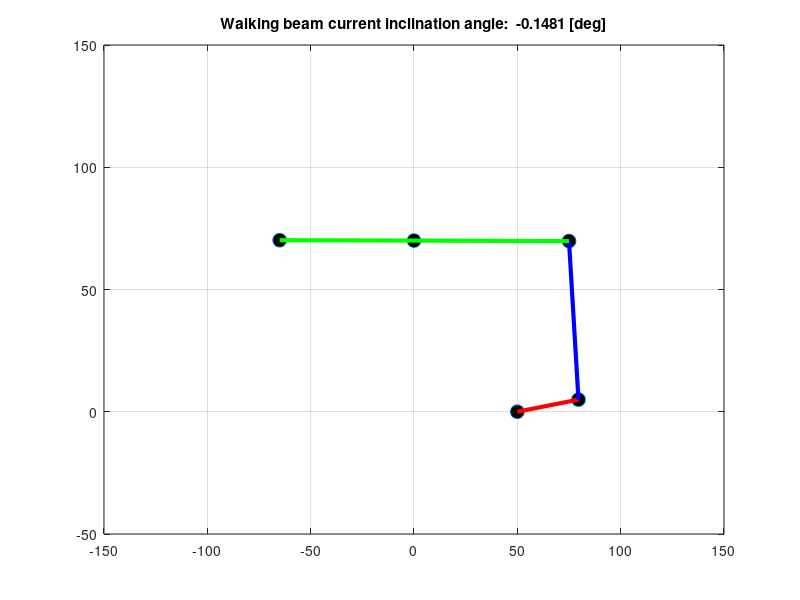

This chart was generated by the following MATLAB code:
%%%%%%%%%%%%%%%%%%%%%%%%%%%%%%%%%%%%%%%%%%%%%%%%%%%%%%%
%          Oil pumpjack mechanism simulation          %
%                                                     %
% This simulation allows to test different dimensions %
% for the pumpjack mechanism.                         %
%                                                     %
%%%%%%%%%%%%%%%%%%%%%%%%%%%%%%%%%%%%%%%%%%%%%%%%%%%%%%%

clear all; close all;

savegif = 0; % Change to 1 to save the animation as gif

if savegif
	delete 'anim.gif' % Delete animation if already exist
end

% Model dimensions (mm)
a = 70; % Height of the foot (samson post), from the crank shaft to the walking beam's center bearing.
b = 50; % Separation between the samson post and the crank shaft.
r1 = 65; % Distance from the walking beam's center bearing to the horse head mount point.
r2 = 75; % Distance from the center bearing to the equalizer bearing.
r3 = 30; % Crank length.
d = 65; % Pitman's length.

% Equation's parameters (3 to 5 are initially calculated for t = 0)
p = [
	-2*a,
	a^2 - r2^2,
	-2*r3*cos(0) - 2*b,
	-2*r3*sin(0),
	r3^2 + b^2 - d^2 + 2*r3*b*cos(0)
];

% System of equations to solve
function y = eq_sys(x, p)
	y(1) = x(1)^2 + x(2)^2 + p(1)*x(2) + p(2);
	y(2) = x(1)^2 + x(2)^2 + p(3)*x(1) + p(4)*x(2) + p(5);
endfunction

x0 = [b; a]; % Solver's initial value

for t = 4*pi:-0.2:0 % Time goes backward to achieve clockwise rotation
	clf;

	% Update time-dependent parameters
	p(3:5) = [-2*r3*cos(t) - 2*b,-2*r3*sin(t),r3^2 + b^2 - d^2 + 2*r3*b*cos(t)];

	x = fsolve(@(x) eq_sys(x, p), x0); % Solve the system equations for the current time

	% Update the horse head position
	th = asin((x(2)-a)/r2); % Angle 
	y = [-r1*cos(th), a-r1*sin(th)]; % Coordinates

	% Draw points
	plot([0, b, r3*cos(t)+b, x(1), y(1)], [a, 0, r3*sin(t), x(2), y(2)],'o','markerfacecolor','k','markersize',10);
	hold on
	% Sraw axis
	plot([b, r3*cos(t)+b], [0, r3*sin(t)],'r','linewidth',3); % Crank
	plot([r3*cos(t)+b, x(1)], [r3*sin(t), x(2)],'b','linewidth',3); % Pitman
	plot([0, x(1)], [a, x(2)],'g','linewidth',3); % Walking beam (rear end)
	plot([0, y(1)], [a, y(2)],'g','linewidth',3); % Walking beam (front end)
	title(['Walking beam current inclination angle:  ',num2str(360*th/2/pi),' [deg]']);
	
	% Fix axis view
	axis([-150,150,-50,150]);
	grid;

	pause(0.1);

	if savegif
		% (Is it possible to convert image to matrix??)
		saveas (1, 'snap.png'); % Export graphics to image
		im = imread('snap.png'); % Import as a matrix
		imwrite(im,'anim.gif','gif','writemode','append','DelayTime',0); % Add snapshot to animated gif
	end
end

if savegif
	delete 'snap.png' % Delete current image
end